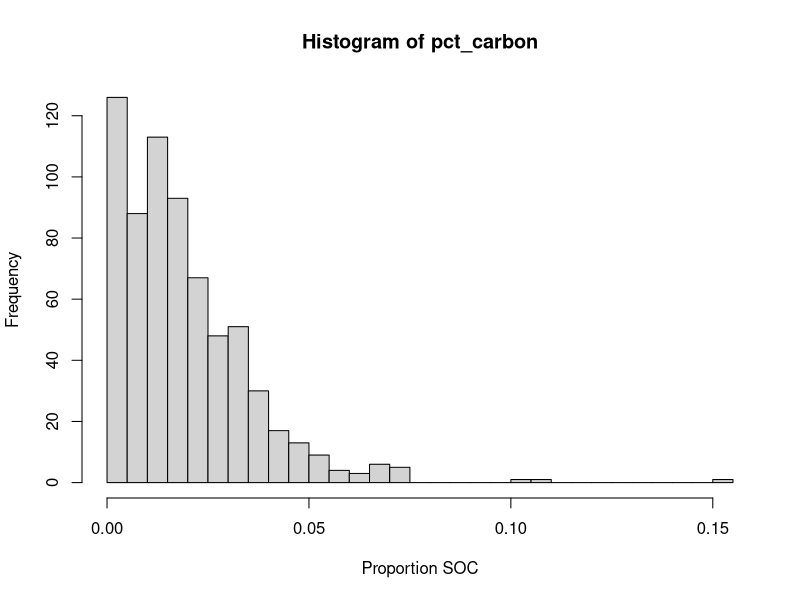
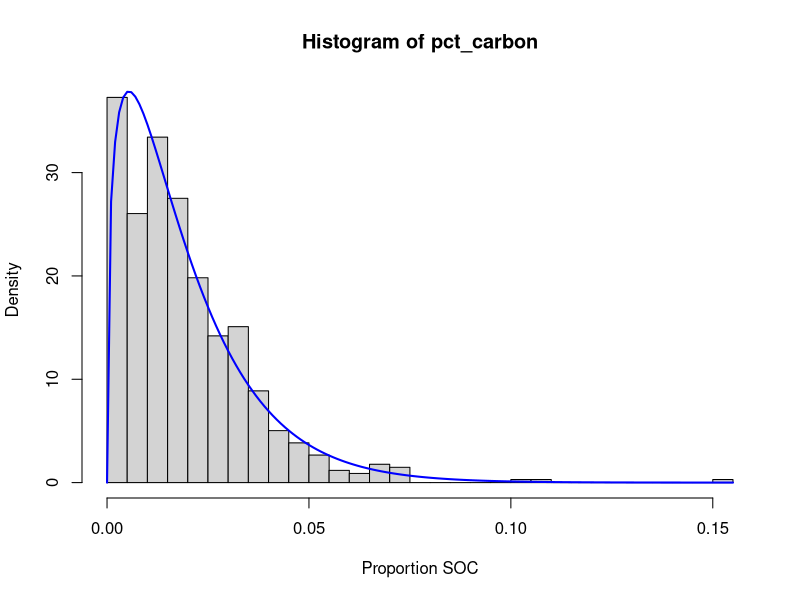
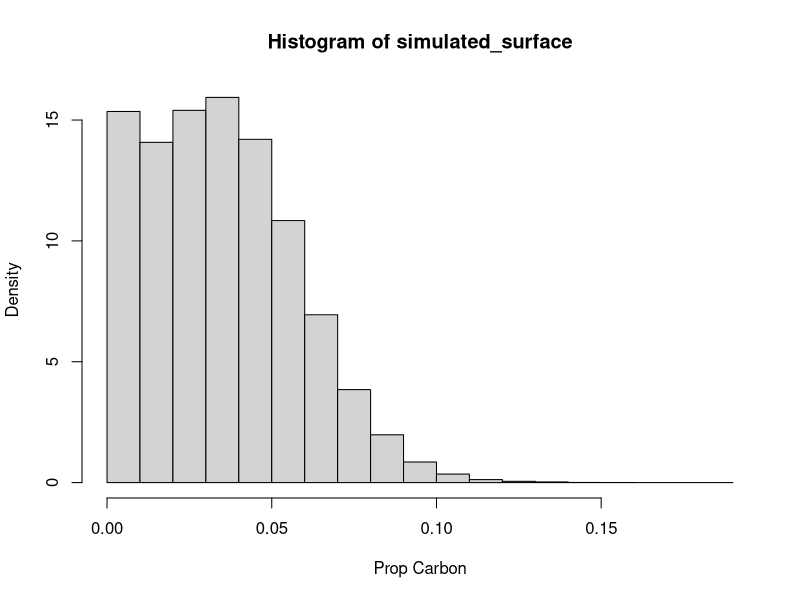
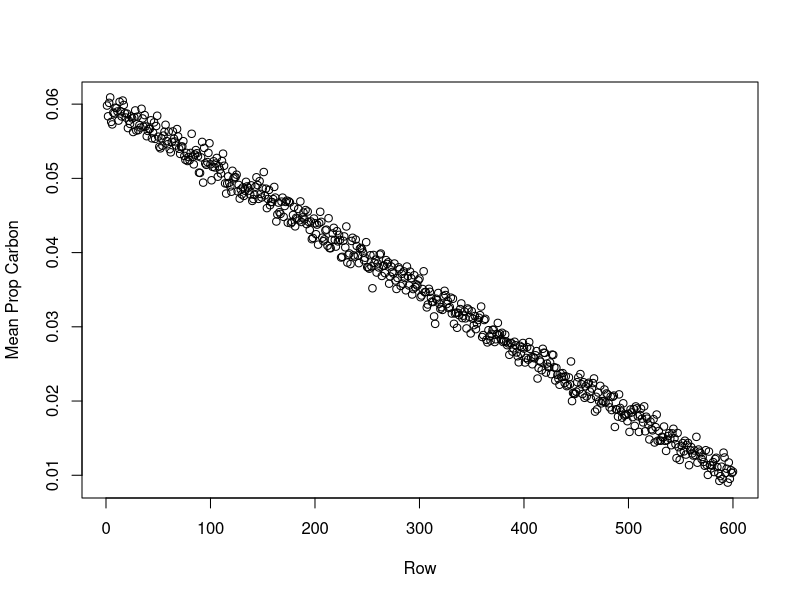
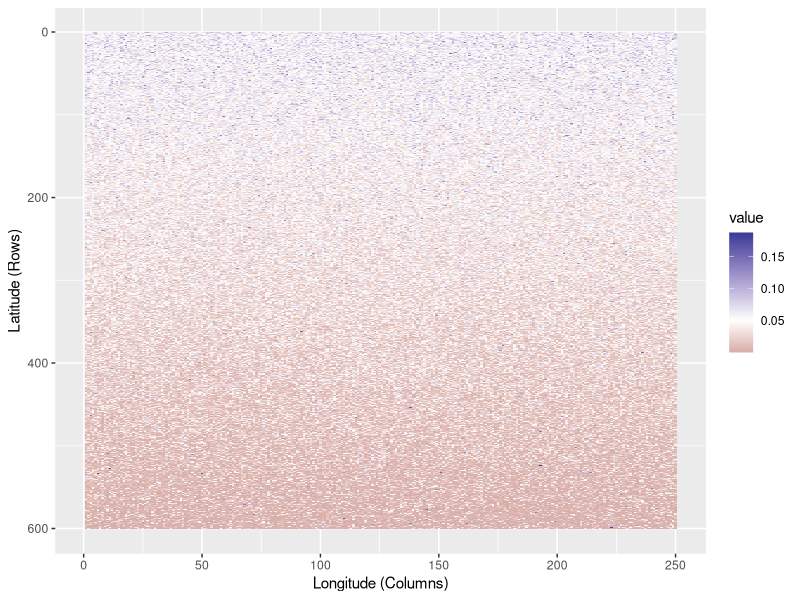

These figures' R source, in order: (Note: this script raises an error after producing the figures.)
## ---- chunk 1
knitr::opts_chunk$set(echo = TRUE, message = FALSE, warning = FALSE)
## ---- chunk 2
library(tidyverse)
## ---- chunk 3
duplicate_data <- read_csv("mcp_duplicates.csv")
#drop samples that were rerun fewer or more than 2 times
no_dups <- names(which(table(duplicate_data$sample_name) < 2))
#also drop runs of atropine standards
duplicate_data <- duplicate_data %>%
  filter(!(sample_name %in% no_dups)) %>%
  filter(!(substr(sample_name, 1, 4) %in% c('atro','blan','Blan','dumm','Dumm'))) %>%
  group_by(sample_name) %>%
  filter(rank(time) <= 2)

duplicate_data
## ---- chunk 4
pct_carbon <- duplicate_data$carbon / 100
hist(pct_carbon, breaks = 30, xlab = "Proportion SOC")
## ---- chunk 5
#little function to return beta parameters given a mean and variance
compute_beta_params <- function(mu, sigma_squared){
  alpha <- ((1 - mu) / sigma_squared - 1 / mu) * mu^2
  beta <- alpha * (1 / mu - 1)
  c("alpha" = alpha, "beta" = beta)
}

mean_carbon <- mean(pct_carbon)
var_carbon <- var(pct_carbon)
beta_params <- compute_beta_params(mu = mean_carbon, sigma_squared = var_carbon)
grid <- seq(0, max(pct_carbon), by=.001)

hist(pct_carbon, breaks = 30, xlab = "Proportion SOC", freq = FALSE)
points(y = dbeta(grid, shape1 = beta_params[1], shape2 = beta_params[2]), x = grid, type = 'l', col = 'blue', lwd = 2)
## ---- chunk 6

simulate_truth <- function(){
  #since silver lab plots are 60 x 25 meters, this gives a resolution of .1 meters
  n_latitude <- 600
  n_longitude <- 250
  #samples are collected at 4 depths: 0-10 cm, 10-30cm, 30-50cm, and 50-100cm
  #ADD DEPTH
  n_depth <- 4
  d <- n_latitude * n_longitude
  
  #first simulate a surface that is a "slope" with the mean decreasing linearly as we move down the surface
  #mean varies across rows, it decreases linearly from .06 to .01
  grid <- (1:n_latitude) / n_latitude
  linear_mean <- .06 * (1-grid) + .01 * grid
  mean_matrix <- matrix(data = rep(linear_mean, n_latitude), nrow = n_latitude, ncol = n_longitude)
  #fix variance initially
  var_matrix <- matrix(.0003, nrow = n_latitude, ncol = n_longitude)
  #simulated carbon matrix
  carbon_matrix <- matrix(0, nrow = n_latitude, ncol = n_longitude)
  for(i in 1:n_latitude){
    for(j in 1:n_longitude){
      beta_params <- compute_beta_params(mu = mean_matrix[i,j], sigma_squared = var_matrix[i,j])
      carbon_matrix[i,j] <- rbeta(n = 1, shape1 = beta_params[1], shape2 = beta_params[2])
    }
  }
  carbon_matrix
}

simulated_surface <- simulate_truth()
## ---- chunk 7
#marginal histogram
hist(simulated_surface, xlab = "Prop Carbon", freq = FALSE)
#means by row
plot(apply(simulated_surface, 1, mean), xlab = "Row", ylab = "Mean Prop Carbon")
#turn to a long dataframe to plot with ggplot
melted_simulated_surface <- reshape2::melt(simulated_surface)
matplot <- ggplot(melted_simulated_surface, aes(x=Var2, y=Var1, fill=value)) + 
  geom_tile() +
  ylab("Latitude (Rows)") +
  xlab("Longitude (Columns)") +
  scale_y_reverse() +
  scale_fill_gradient2(midpoint = 0.05)
matplot
## ---- chunk 8

## ---- chunk 9
#function to collect samples from a simulated surface
#inputs:
  #surface: a simulated surface, i.e. a matrix or array with SOC concentrations at each point
#outputs: samples collected along random transects, these are the true values (i.e. with no measurement error)  
collect_sample <- function(surface){
  #start randomly from lower left or lower right hand corner
  left <- sample(c(TRUE, FALSE), size = 1)
  if(left){
    vertical_bounds <- c(nrow(surface)-ceiling(nrow(surface)/10), nrow(surface))
    horizontal_bounds <- c(1,floor(ncol(surface)/10))
  
    initial_location <- c(sample(vertical_bounds[1]:vertical_bounds[2], size = 1), sample(horizontal_bounds[1]:horizontal_bounds[2], size = 1))
    vertical_steps <- floor(seq(0, initial_location[1], length.out = 9))
    horizontal_steps <- floor(seq(0, ncol(surface)-initial_location[2], length.out = 9))
    
    transect <- matrix(c(initial_location[1] - vertical_steps, initial_location[2] + horizontal_steps), nrow = length(vertical_steps))
  } else {
    vertical_bounds <- c(nrow(surface)-ceiling(nrow(surface)/10), nrow(surface))
    horizontal_bounds <- c(ncol(surface),ncol(surface) - floor(ncol(surface)/10))
  
    initial_location <- c(sample(vertical_bounds[1]:vertical_bounds[2], size = 1), sample(horizontal_bounds[1]:horizontal_bounds[2], size = 1))
    vertical_steps <- floor(seq(0, initial_location[1], length.out = 9))
    horizontal_steps <- floor(seq(0, initial_location[2], length.out = 9))
    
    transect <- matrix(c(initial_location[1] - vertical_steps, initial_location[2] - horizontal_steps), nrow = length(vertical_steps))
  }
  true_samples <- simulated_surface[transect]
  true_samples
}
soil_samples <- collect_sample(simulated_surface)
## ---- chunk 10
pct_differences <- duplicate_data %>%
  group_by(sample_name) %>%
  summarize(N_pct_diff = pct_diff(nitrogen), C_pct_diff = pct_diff(carbon), N_abs_diff = abs_diff(nitrogen), C_abs_diff = abs_diff(carbon), C_mean = mean(carbon), N_mean = mean(nitrogen), C_range = abs(diff(carbon)))

hist(pct_differences$C_pct_diff, breaks = 30)

sampled_pds <- sample(pct_differences$C_pct_diff, size = length(soil_samples), replace = TRUE)
#the size of the perturbation is equivalent to the random % difference multiplied by the actual size of each sample. The direction of the perturbation is random.
perturbations <- sample(c(-1,1), size = length(soil_samples), replace = TRUE) * (sampled_pds / 100) * soil_samples

measured_samples <- soil_samples + perturbations
